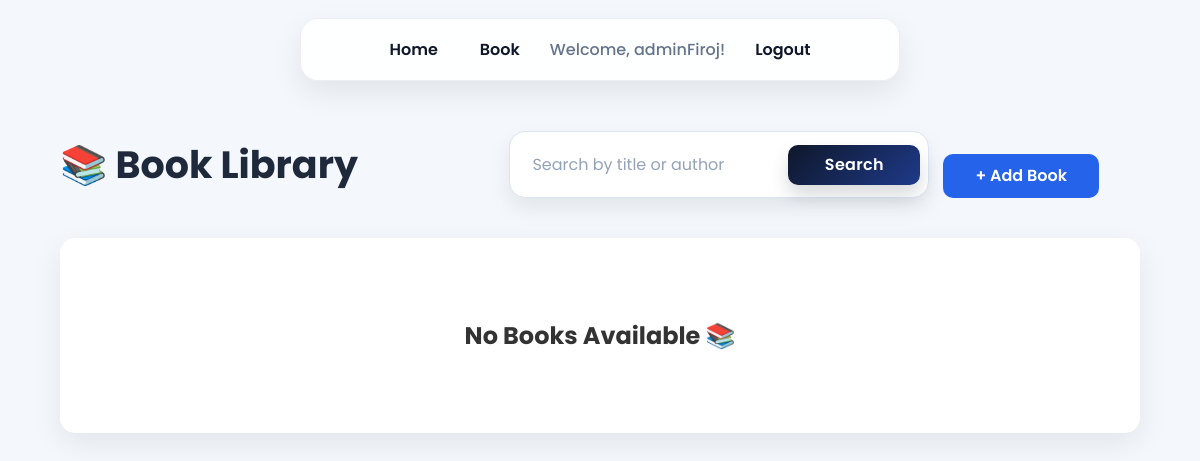
The page /book/ (signed in) on the database as committed earlier.
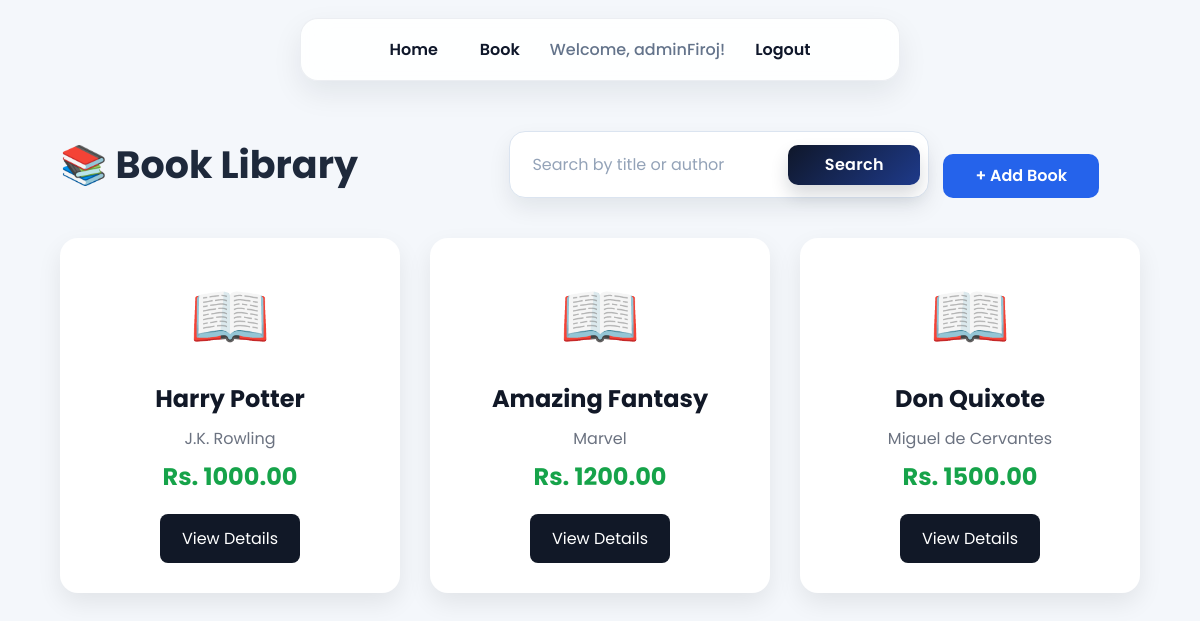
The same page on the database as committed later.
### book/models.py (models this page shows, shortened)
class Book(models.Model):
    title =models.CharField(max_length=100)
    author = models.CharField(max_length=100)
    description=models.TextField(max_length=500)
    price=models.DecimalField(max_digits=8, decimal_places=2)
    publishedDate=models.DateField()

### book/views.py (the view)
# urls.py: path('', views.book_list, name='book'),
@login_required
def book_list(request):
    query = request.GET.get('q', '').strip()
    books = Book.objects.all()
    if query:
        books = Book.objects.filter(
            Q(title__icontains=query) | Q(author__icontains=query)
        ).distinct()
    return render(request, 'book/book.html', {'books': books, 'query': query})

### book/templates/book/book.html (shortened to what this page needs)
{% extends "book/layout.html" %}
{% load static %}
{% block css %}
<link rel="stylesheet" href="{% static 'book/css/book.css' %}">
{% endblock %}
{% block content %}
<div class="container">
    <div class="top-bar">
        <h1>📚 Book Library</h1>
        <div class="top-actions">
            <form method="get" class="search-form" role="search" aria-label="Search books">
                <input
                    type="text"
                    name="q"
                    value="{{ query }}"
                    placeholder="Search by title or author"
                    aria-label="Search books"
                >
                <button type="submit" class="search-book">Search</button>
            </form>
            <a href="{% url 'book_create' %}" class="add-book">
                + Add Book
            </a>
        </div>
    </div>
    {% if books %}
    <div class="books">
        {% for book in books %}
        <div class="card">
            <div class="book-icon">
                📖
            </div>
            <h2>{{ book.title }}</h2>
            <p class="author">
                {{ book.author }}
            </p>
            <p class="price">
                Rs. {{ book.price }}
            </p>
            <a href="{% url 'book_detail' book.id %}" class="btn">
                View Details
            </a>
        </div>
        {% endfor %}
    </div>
    {% else %}
    <div class="empty">
        <h2>No Books Available 📚</h2>
    </div>
    {% endif %}
</div>
{% endblock %}

Rows that differ between the two databases and show on the page:
added Book: title "Harry Potter", author "J.K. Rowling", price "1000.00"
added Book: title "Amazing Fantasy", author "Marvel", price "1200.00"
added Book: title "Don Quixote", author "Miguel de Cervantes", price "1500.00"
Other text that changed with them:
text no longer shown: "No Books Available 📚"
